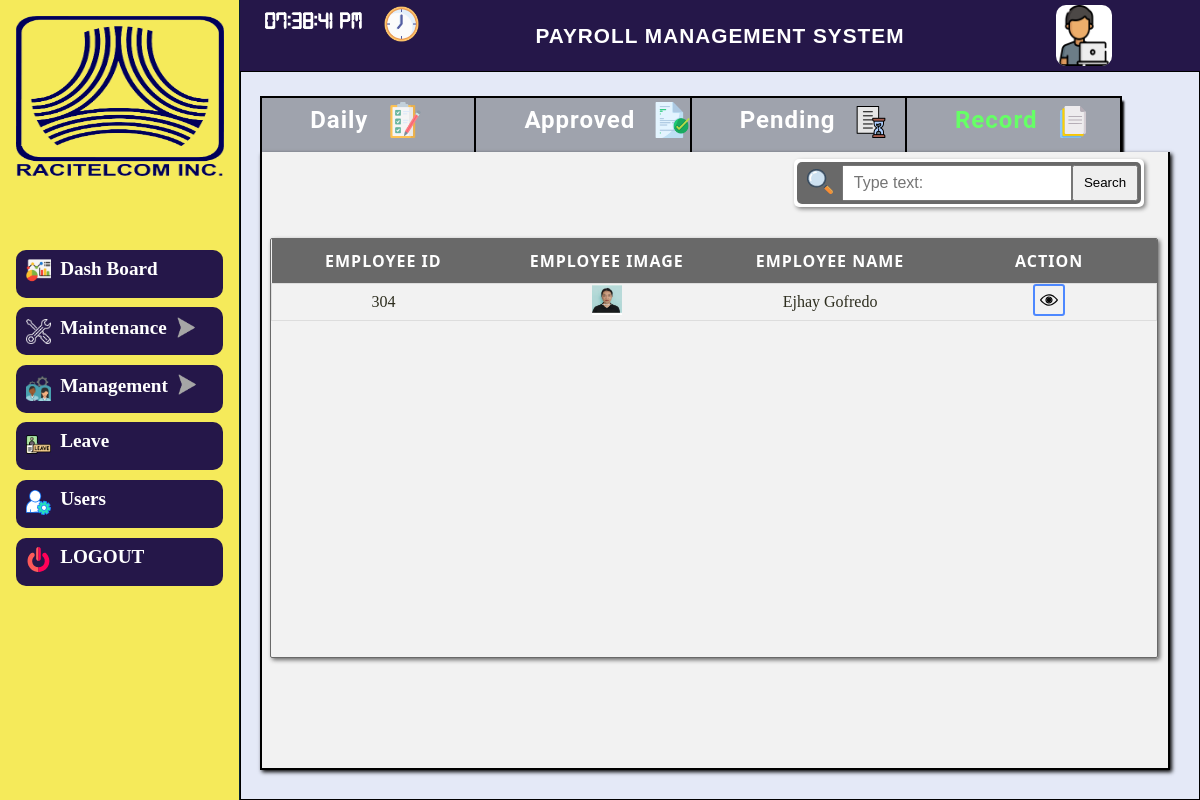
Screenshot of /admin-side/management/leave_record_layout.php with the database file from the repository.
### tables this page shows
CREATE TABLE `tbl_company_information` (
  `ID` int(11) NOT NULL,
  `LOGO` varchar(200) NOT NULL,
  `System_Name` varchar(30) NOT NULL,
  `Company_Name` varchar(30) NOT NULL,
  `State` varchar(20) NOT NULL,
  `City` varchar(20) NOT NULL,
  `Zipcode` varchar(10) NOT NULL,
  `Street` varchar(20) NOT NULL,
  `Building_Number` varchar(10) NOT NULL
);

CREATE TABLE `tbl_employees_information` (
  `Employees_ID` int(11) NOT NULL,
  `Employee_Image` varchar(255) NOT NULL,
  `Hire_Date` date NOT NULL,
  `Daily_Rate` int(11) NOT NULL,
  `Schedule_ID` int(11) NOT NULL,
  `Position_ID` int(11) NOT NULL,
  `Department_ID` int(11) NOT NULL,
  `Employee_Types` varchar(20) NOT NULL
);

CREATE TABLE `tbl_file_leave` (
  `Leave_ID` int(11) NOT NULL,
  `Employees_ID` int(11) NOT NULL,
  `Leave_Types` varchar(255) NOT NULL,
  `Leave_Messages` varchar(255) NOT NULL,
  `Leave_Date` date NOT NULL,
  `Leave_Count` int(1) NOT NULL DEFAULT 0,
  `Leave_Status` varchar(10) NOT NULL
);

CREATE TABLE `tbl_personal_information` (
  `Personal_ID` int(11) NOT NULL,
  `Employees_ID` int(11) NOT NULL,
  `Last_Name` varchar(255) NOT NULL,
  `First_Name` varchar(255) NOT NULL,
  `Middle_Name` varchar(255) NOT NULL,
  `Birth_Date` date NOT NULL,
  `Email` varchar(255) NOT NULL,
  `Contact_Number` varchar(111) NOT NULL,
  `Zip_Code` varchar(255) NOT NULL,
  `Province` varchar(255) NOT NULL,
  `City` varchar(255) NOT NULL,
  `Street` varchar(255) NOT NULL,
  `Suffix` varchar(255) NOT NULL,
  `Status` varchar(255) NOT NULL,
  `Gender` varchar(255) NOT NULL
);

### admin-side/admin-layout/top_nav_read.php (called while the page is built, shortened)
<?php
      include "../../connection/connection.php";
       $select_title = "SELECT * FROM tbl_company_information order by ID desc ";
       $query_title =mysqli_query($conn,$select_title);
       $res_title = mysqli_fetch_assoc($query_title);
 ?>

### admin-side/management/leave_read.php (called while the page is built, shortened)
<?php
include "../../connection/connection.php";
	$record = "SELECT * FROM tbl_employees_information INNER JOIN
	tbl_personal_information ON tbl_employees_information.Employees_ID =
	tbl_personal_information.Employees_ID INNER JOIN tbl_file_leave ON tbl_personal_information.Employees_ID = tbl_file_leave.Employees_ID GROUP BY tbl_file_leave.Employees_ID ";
 	$query_record = mysqli_query($conn,$record);
 	$res_query_record=mysqli_fetch_assoc($query_record);
?>

### admin-side/management/leave_record.php (the view, shortened to what this page needs)
<!DOCTYPE html>
<html>
<head>
	<link rel="stylesheet" type="text/css" href="leave.css">
</head>
<body>
	<div class="background">
		<div class="div-background">
			<div class="home-content">
								<div class="box-payroll">
					<div class="payroll-nav-bar">
						<ul class="active" >
						<li ><a href="leave_layout.php"  >Daily</a> <img src="../../icons/checklist.png" id="img_salary" > </li>
							<li ><a href="approved_leave_layout.php" >Approved</a> <img src="../../icons/ready.png" id="img_salary" > </li>
							<li><a href="pending_leave_layout.php">Pending</a><img id="img_history" src="../../icons/waiting-list.png">  </li>
							<li><a href="leave_record_layout.php" style="color:#66ff66;"  >Record</a><img id="img_history" src="../../icons/documents.svg">  </li>
						</ul>
					</div>
					<div class="salary">
						<div class="salary-header">
							<div class="salary-header-left">
							</div>
							<div class="salary-header-right">
								<div class="container">
								<form method="POST" action="leave_record_layout.php" class="form">
									<div class="containter-search">
										<div class="containter-input-search">
										<img src="../../icons/search.svg" id="img_search">
										<input type="text" name="name" class="input" placeholder="Type text:">
										<input type="submit" name="submit"  value="Search" class="search">
										</div>
									</div>
								</form>
								</div>
							</div>
						</div>
						<div class="salary-body" style="height: 420px;">
							<table class="payroll-table" >
								<thead>
									<tr>
										<th>Employee ID</th>
										<th>Employee Image</th>
										<th>Employee Name</th>
										<th>Action</th>
									</tr>
								</thead>
								<tbody>
									<?php do{ if(isset($res_query_record['Employees_ID'])){ ?>
									<tr>
										<td><?php  echo $res_query_record['Employees_ID']; ?></td>
										<td>
										<img width="30" height="30"
										<?php if($res_query_record['Employee_Image'] ==  TRUE){ ?>
										src="../employees/emp-image/<?php echo $res_query_record['Employee_Image']; ?>"
									<?php }else{ ?>
										src="../employees/emp-image/user1.png"
									<?php } ?>
										>
										</td>
										<td><?php echo $res_query_record['First_Name']; ?> <?php echo $res_query_record['Last_Name']; ?></td>
										<td><a href="record_view_layout.php?id=<?php  echo $res_query_record['Employees_ID'];  ?>" ><img id="view-icon" src="../../icons/view-action.svg"></a></td>
									</tr>
								</tbody>
								<?php } }while($res_query_record=$query_record->fetch_assoc()); ?>
							</table>
						</div>
						<div class="salary-lower">
							<div class="salary-lower-left">
							</div>
							<div class="salary-lower-right">
								<div class="right-1">
								</div>
								<div class="right-2">
								</div>
							</div>
						</div>
					</div>
				</div>
			</div>
		</div>
	</div>
</body>
</html>

### admin-side/admin-layout/top_nav.php (shortened to what this page needs)
<?php include"top_nav_read.php"; ?>
<!DOCTYPE html>
<html>
<head>
    <link rel="stylesheet" type="text/css" href="top_nav.css">
</head>
<body>
    <div class="top_div">
       <div class="clock">
           <p id="clock"></p><img src="../../icons/clock.png">
       </div>
       <div class="title1">
           <p><?php echo $res_title['System_Name']; ?></p>
       </div>
       <div class="user">
            <p><img src="../../icons/programmer.png"></p>
            <div class="type">
            </div>
       </div>
    </div>
</body>
</html>

### admin-side/settings/settings_layout.css (style rules this page uses)
* { padding: 0; margin: 0; box-sizing: border-box; }
html,body { position: relative; height: 100%; widows: 100%; }
.container { position: relative; height: 100%; widows: 100%; display: flex; flex-direction: row; overflow-y: hidden; }

### admin-side/admin-layout/top_side_bar.css (style rules this page uses)
* { padding: 0; margin: 0; box-sizing: border-box; }
html,body { position: relative; height: 100%; width: 100%; }

### admin-side/admin-layout/top_nav.css (style rules this page uses)
* { padding: 0; margin: 0; box-sizing: border-box; }
html,body { position: relative ; height: 100%; width: 100%; }
.top_div { position: relative; display: flex; flex-direction: row; height: 100%; width: 100%; background-color:#251749; }
.top_div .clock { position: relative; width: 25%; height: 100%; display: flex; flex-direction: row; }
.clock p { position: relative; height: 100%; width: 6em; font-size: 1.5em; color: white; font-weight: 600; padding-left: 1em; padding-top:.5em ; font-family: realtime-clock; }
.clock img { position: relative; height: 2.2em; width: 2.2em; top:.2em ; margin-top:.2em ; }
.top_div .title1 { position: relative; width: 50%; height: 100%; display: flex; justify-content: center; align-items: center; }
.title1 p { position: relative; font-size: 1.3em; text-transform: uppercase; letter-spacing: 1px; font-weight: 600; color: white; }
.top_div .user { position: relative; width: 25%; height: 100%; display: flex; flex-direction: row; }
.user img { position: relative; height: 85%; width: 3.5em; top: 5px; border-radius: 10px; margin-left: 6em; background: white; }
.user .type { position: relative; display: flex; flex-direction: column; }

### admin-side/management/leave_record.php (style rules this page uses)
.payroll-nav-bar ul li:nth-child(1) { border-left: solid 2PX black; }

### rows the page displays
tbl_company_information: System_Name "PAYROLL MANAGEMENT SYSTEM"
tbl_employees_information: tbl_file_leave.Employees_ID "304", Employee_Image (picture), tbl_personal_information.First_Name "Ejhay", tbl_personal_information.Last_Name "Gofredo"
